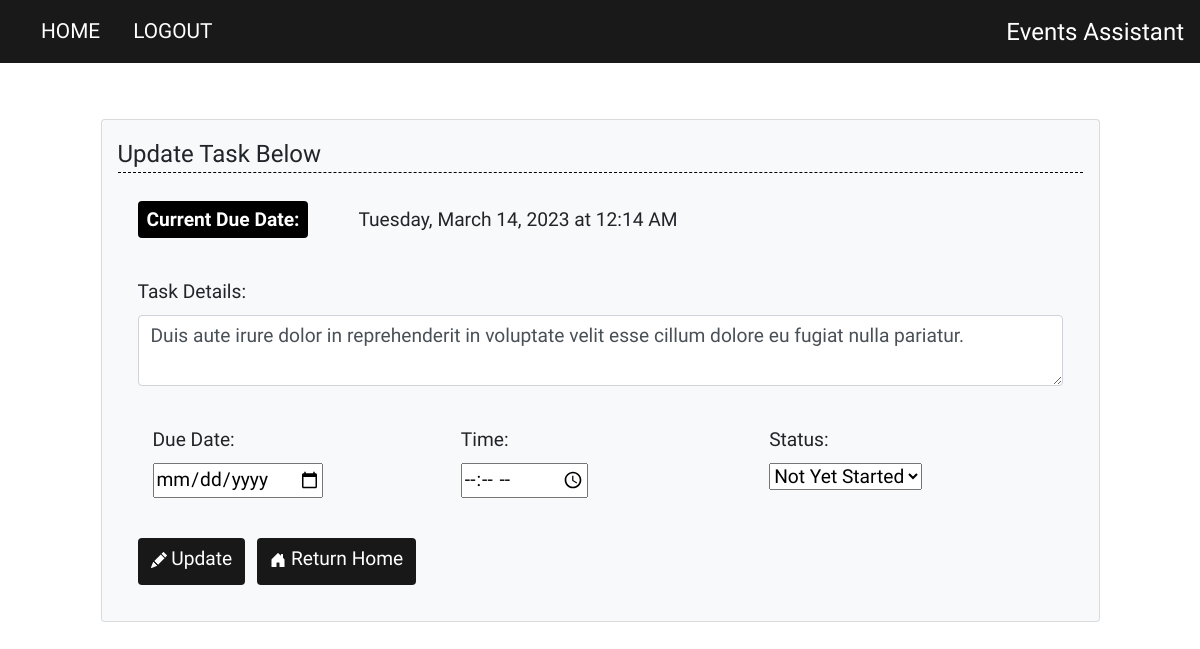
Page /update/3 (signed in) on the committed database.
### website/models.py (models this page shows)
class Task(db.Model):
    id = db.Column(db.Integer, primary_key=True)
    content = db.Column(db.String(200), nullable=False)
    due_date = db.Column(db.String(30)) # formatted str date (ex: Tuesday, April 05, 2022)
    due_date_int = db.Column(db.String(20)) # YYYY-MM-DD str format
    time = db.Column(db.String(20)) # str type, account for untimed tasks
    user_id = db.Column(db.Integer, db.ForeignKey('user.id'))
    status = db.Column(db.String(30), default="Not Yet Started") # Other Statuses: In Progress, Completed, Cancelled
    bookmarked = db.Column(db.Boolean, default=False)

### website/views.py (the view)
@views.route('/update/<int:id>', methods=['POST', 'GET'])
@login_required
def update(id):
    updated_task = Task.query.get(id)
    if request.method == 'POST':
        if request.form['action'] == 'Return Home':
            flash('Update cancelled. Returning Home!', category='success')
            return redirect('/')
        if updated_task.user_id == current_user.id:
            updated_task.content = request.form['content']
            date_obj = request.form['due_date']
            updated_task.due_date = format_date(date_obj)
            updated_task.due_date_int = date_obj
            if date_obj:
                time = request.form['time']
                updated_task.time = format_time(time)
            else:
                updated_task.time = '' # default time: unspecified/optional
            updated_task.status = request.form.get('taskStatus')
            try:
                db.session.commit()
                flash('Event updated!', category='success')
                return redirect('/')
            except:
                flash('Error in updating event.', category='error')
    else:
        return render_template('update.html', task=updated_task, user=current_user)

### website/__init__.py (called while the page is built)
def create_app():
    app = Flask(__name__)
    app.config['SECRET_KEY'] = '2797cfdcad8dcc11d9f00ffbc5704bee'
    app.config['SQLALCHEMY_DATABASE_URI'] = f'sqlite:///{DB_NAME}'
    db.init_app(app)
    from .views import views
    from .auth import auth
    app.register_blueprint(views, url_prefix='/')
    app.register_blueprint(auth, url_prefix='/')
    from .models import Task, User
    create_database(app)
    login_manager = LoginManager()
    login_manager.login_view = 'auth.login' # if not logged in
    login_manager.init_app(app)
    @login_manager.user_loader
    def load_user(id):
        return User.query.get(int(id))
    return app

### website/templates/update.html (shortened to what this page needs)
{% extends "base.html" %}
{% block content %}
  <div class="content-section">
    <form class="card p-3 bg-light" method="POST">
      <legend class="main-header">Update Task Below</legend>
      <div class="form-group col-title">
        <span class="badge date-badge">Current Due Date:</span>{{task.due_date}}
        {% if task.time|length > 1%}
          at {{task.time}}
        {% endif %}
      </div>
      <div class="form-group">
        <label for="content" class="col-title">Task Details:</label>
        <textarea
          id="content"
          name="content"
          class="form-control"
        >{{task.content}}</textarea>
      </div>
      <div class="row form-group">
        <div class="col">
          <label for="due_date" class="col-title">Due Date:</label>
          <br>
          <input type="date" id="due_date" name="due_date">
        </div>
        <div class="col">
          <label for="time" class="col-title">Time:</label>
          <br>
          <input type="time" id="time" name="time">
        </div>
        <div class="col">
          <label for="status" class="col-title">Status:</label>
          <br>
          <select name="taskStatus" aria-label="Select/Dropdown menu" id="curr_status">
            <option value="Not Yet Started" selected>Not Yet Started</option>
          </select>
        </div>
      </div>
      <div class="form-group">
        <button type="submit" class="btn" name="action"value="Update">
          Update
        </button>
        <button type="submit" class="btn" name="action"value="Return Home">
          Return Home
        </button>
      </div>
    </form>
  </div>
{% endblock %}

### website/static/style.css (style rules this page uses)
* { font-family: 'Pangolin', cursive; }
.content-section { margin: 5%; }
.form-group { margin: 20px; }
.col-title, .btn, .button, #content, .tasks-text, #due_date, #time, #curr_status { font-size: 1.2em; }
.main-header { border-bottom: 1px dashed black; }
.btn { background-color: rgba(0,0,0,0.9); color: white; font-family: 'Yomogi', cursive; padding-bottom: 10px; margin-right: 8px; }
.badge { padding: 9px; font-size: .9em; }
.date-badge { background-color: black; color: white; font-family: 'Yomogi', cursive; margin-right: 50px; font-size: 1em; }

### rows in the picture
Task: due_date "Tuesday, March 14, 2023", time "12:14 AM", content "Duis aute irure dolor in reprehenderit in voluptate velit esse cillum dolore eu fugiat nulla pariatur."
